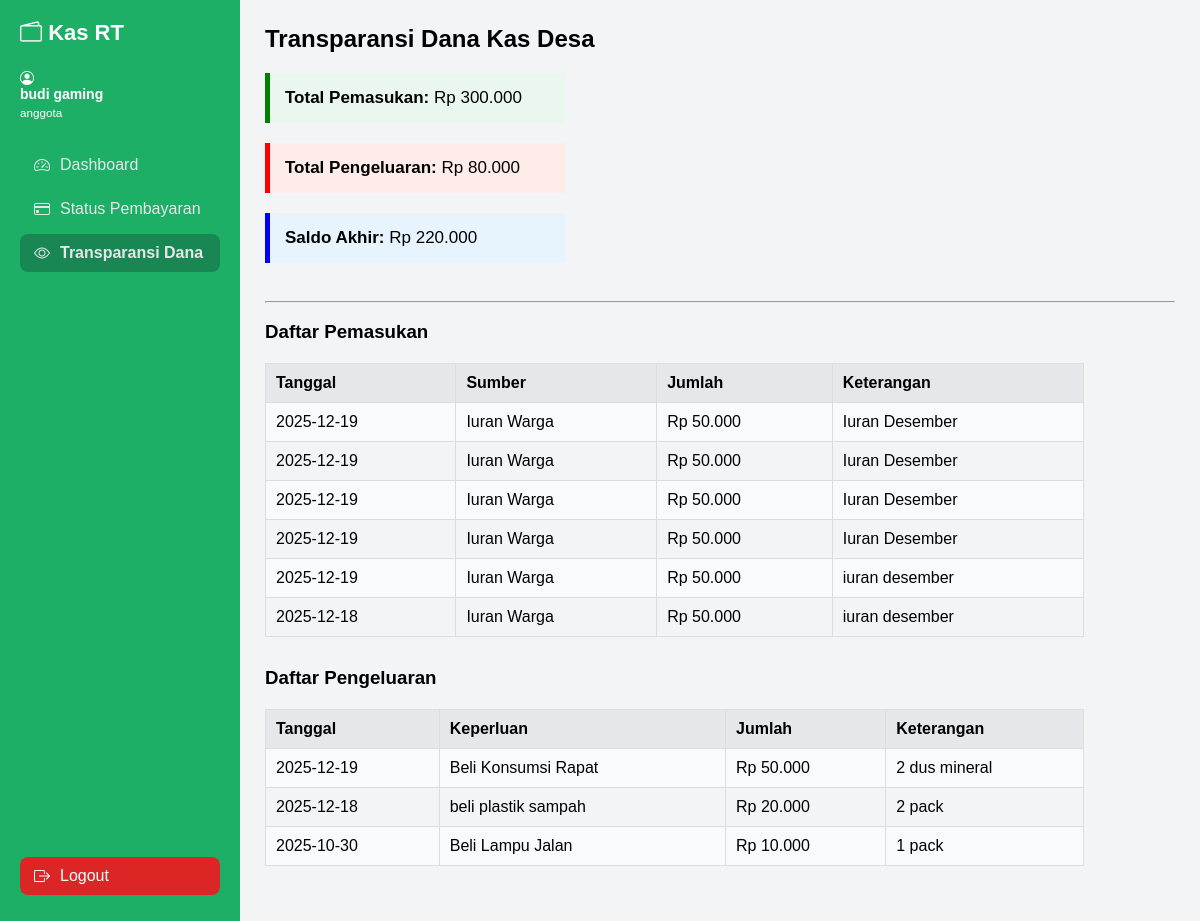
The page /backend/transparansi/transparansi.php (signed in) on the database its author committed.
### tables this page shows
CREATE TABLE `pemasukan` (
  `id_pemasukan` int(11) NOT NULL,
  `tanggal` date NOT NULL,
  `sumber` varchar(100) NOT NULL,
  `jumlah` decimal(12,2) NOT NULL,
  `keterangan` varchar(255) DEFAULT NULL,
  `id_users` int(11) DEFAULT NULL,
  `input_by` int(11) DEFAULT NULL
);

CREATE TABLE `pengeluaran` (
  `id_pengeluaran` int(11) NOT NULL,
  `tanggal` date NOT NULL,
  `keperluan` varchar(100) NOT NULL,
  `jumlah` decimal(12,2) NOT NULL,
  `keterangan` varchar(255) DEFAULT NULL,
  `id_users` int(11) DEFAULT NULL,
  `input_by` int(11) NOT NULL
);

### backend/transparansi/transparansi.php (the view, shortened to what this page needs)
<?php
include "../partials/navbar.php";
require "../config/koneksi.php";
?>
<h2>Transparansi Dana Kas Desa</h2>
<?php
$qPemasukan = mysqli_query($conn, "SELECT SUM(jumlah) AS total FROM pemasukan");
$total_pemasukan = mysqli_fetch_assoc($qPemasukan)['total'] ?? 0;
$qPengeluaran = mysqli_query($conn, "SELECT SUM(jumlah) AS total FROM pengeluaran");
$total_pengeluaran = mysqli_fetch_assoc($qPengeluaran)['total'] ?? 0;
$saldo = $total_pemasukan - $total_pengeluaran;
?>
<div class="box">
    <b>Total Pemasukan:</b> Rp <?= number_format($total_pemasukan, 0, ',', '.') ?>
</div>
<div class="box" style="background:#fdecea; border-left-color:red;">
    <b>Total Pengeluaran:</b> Rp <?= number_format($total_pengeluaran, 0, ',', '.') ?>
</div>
<div class="box" style="background:#e8f4fd; border-left-color:blue;">
    <b>Saldo Akhir:</b> Rp <?= number_format($saldo, 0, ',', '.') ?>
</div>
<br><hr><br>
<h3>Daftar Pemasukan</h3>
<table>
    <tr>
        <th>Tanggal</th>
        <th>Sumber</th>
        <th>Jumlah</th>
        <th>Keterangan</th>
    </tr>
    <?php
    $pemasukan = mysqli_query($conn, "SELECT * FROM pemasukan ORDER BY id_pemasukan DESC");
    while ($p = mysqli_fetch_assoc($pemasukan)) { ?>
        <tr>
            <td><?= $p['tanggal']; ?></td>
            <td><?= $p['sumber']; ?></td>
            <td>Rp <?= number_format($p['jumlah'], 0, ',', '.'); ?></td>
            <td><?= $p['keterangan']; ?></td>
        </tr>
    <?php } ?>
</table>
<h3>Daftar Pengeluaran</h3>
<table>
    <tr>
        <th>Tanggal</th>
        <th>Keperluan</th>
        <th>Jumlah</th>
        <th>Keterangan</th>
    </tr>
    <?php
    $pengeluaran = mysqli_query($conn, "SELECT * FROM pengeluaran ORDER BY id_pengeluaran DESC");
    while ($p = mysqli_fetch_assoc($pengeluaran)) { ?>
        <tr>
            <td><?= $p['tanggal']; ?></td>
            <td><?= $p['keperluan']; ?></td>
            <td>Rp <?= number_format($p['jumlah'], 0, ',', '.'); ?></td>
            <td><?= $p['keterangan']; ?></td>
        </tr>
    <?php } ?>
</table>

### backend/assets/style.css (style rules this page uses)
* { margin: 0; padding: 0; box-sizing: border-box; font-family: Arial, sans-serif; }
h2, h3 { margin-bottom: 20px; }
table { width: 100%; border-collapse: collapse; margin-top: 15px; }
table th, table td { border: 1px solid #ddd; padding: 10px; }
table th { background: #e5e7eb; }
tr:nth-child(even) { background: #f9fafb; }

### backend/transparansi/transparansi.php (style rules this page uses)
table { border-collapse: collapse; width: 90%; margin-top: 20px; margin-bottom: 30px; }
th, td { border: 1px solid #777; padding: 10px; text-align: left; }
th { background: #f0f0f0; }
.box { padding: 15px; background: #e9f7ef; border-left: 5px solid green; margin-bottom: 20px; width: 300px; font-size: 17px; }

### rows shown on the page
pemasukan: tanggal "2025-12-19", sumber "Iuran Warga", jumlah "50.000", keterangan "Iuran Desember"
pemasukan: tanggal "2025-12-19", sumber "Iuran Warga", jumlah "50.000", keterangan "Iuran Desember"
pemasukan: tanggal "2025-12-19", sumber "Iuran Warga", jumlah "50.000", keterangan "Iuran Desember"
pemasukan: tanggal "2025-12-19", sumber "Iuran Warga", jumlah "50.000", keterangan "Iuran Desember"
pemasukan: tanggal "2025-12-19", sumber "Iuran Warga", jumlah "50.000", keterangan "iuran desember"
pemasukan: tanggal "2025-12-18", sumber "Iuran Warga", jumlah "50.000", keterangan "iuran desember"
pengeluaran: tanggal "2025-12-19", keperluan "Beli Konsumsi Rapat", jumlah "50.000", keterangan "2 dus mineral"
pengeluaran: tanggal "2025-12-18", keperluan "beli plastik sampah", jumlah "20.000", keterangan "2 pack"
pengeluaran: tanggal "2025-10-30", keperluan "Beli Lampu Jalan", jumlah "10.000", keterangan "1 pack"

### other values the page prints
$nama "budi gaming"
$role "anggota"
$total_pemasukan "300.000"
$total_pengeluaran "80.000"
$saldo "220.000"
